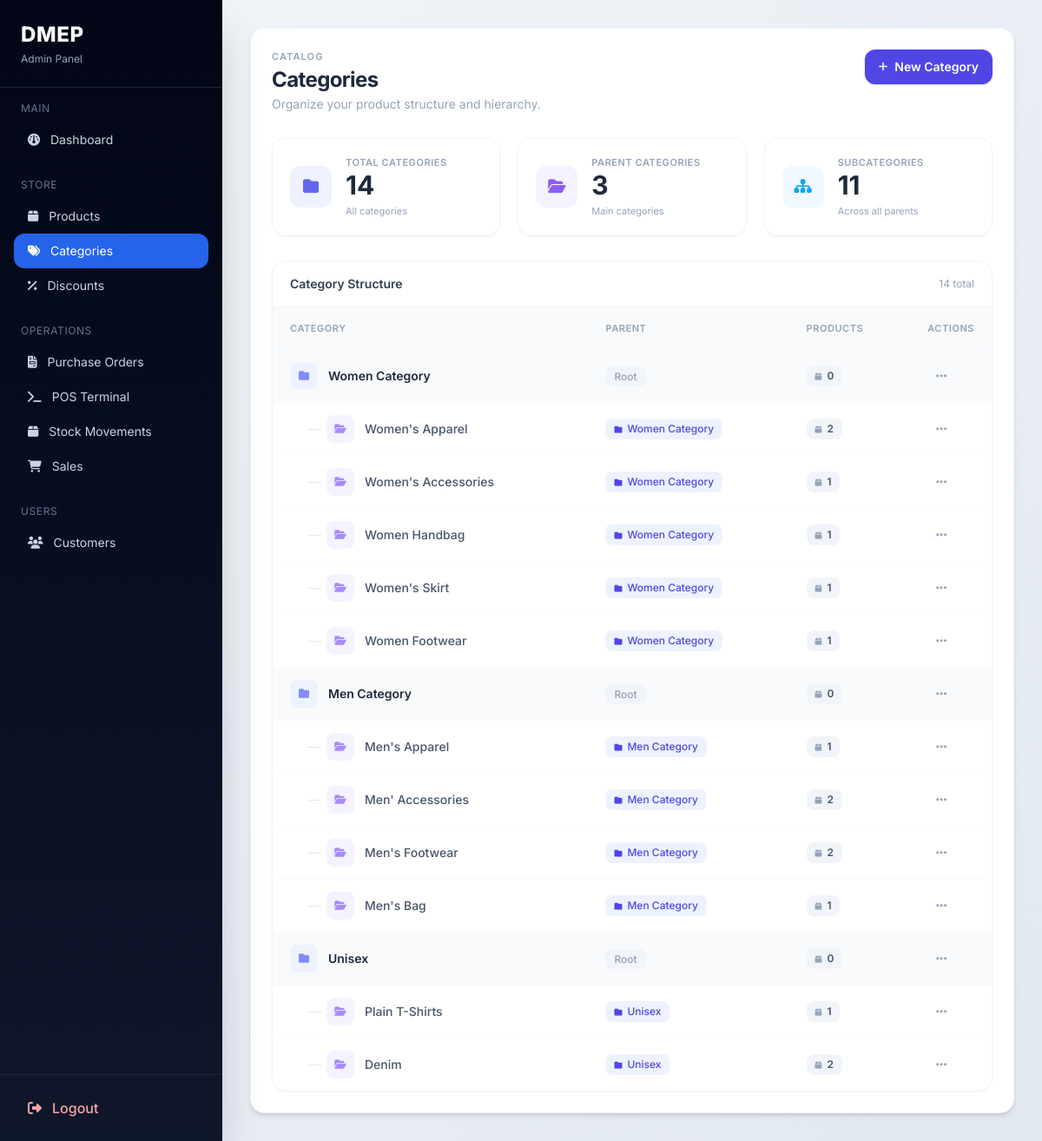
The page /admin-panel/categories/ (signed in) on the database its author committed.
### dmep/models.py (models this page shows, shortened)
class Category(models.Model):
    name = models.CharField(max_length=255)
    description = models.TextField(blank=True, null=True)
    parent = models.ForeignKey(
        'self',
        on_delete=models.CASCADE,
        null=True,
        blank=True,
        related_name='subcategories'
    )

### dmep/views/admin_views.py (the view, shortened to what this page needs)
# urls.py: path('admin-panel/categories/', admin_views.category_list, name='category_list'),
@login_required
@user_passes_test(is_admin)
def category_list(request):
    product_count = Product.objects.count()
    categories = Category.objects.all().select_related("parent").prefetch_related("subcategories", "products")
    parent_categories_count = Category.objects.filter(parent__isnull=True).count()
    subcategories_count = Category.objects.filter(parent__isnull=False).count()
    categories_with_products = sum(1 for c in categories if c.products.exists())
    empty_categories = sum(1 for c in categories if not c.products.exists())
    return render(request, "panel/categories.html", {
        "categories": categories,
        "categories_with_products": categories_with_products,
        "empty_categories": empty_categories,
        "product_count": product_count,
        "parent_categories_count": parent_categories_count,
        "subcategories_count": subcategories_count,
    })

### dmep/context_processors.py (called while the page is built)
def cart_count(request):
    cart = request.session.get('cart', {})
    total = 0
    for item in cart.values():
        if isinstance(item, dict):
            total += int(item.get("qty", 0))
        else:
            total += int(item)
    return {'cart_count': total}

### dmep/views/admin_views.py (called while the page is built)
def is_admin(user):
    return user.groups.filter(name='admin').exists()

### dmep/templates/panel/categories.html (shortened to what this page needs)
{% extends 'panel/base.html' %}
{% block content %}
<div class="fade-up flex items-start justify-between flex-wrap gap-5 mb-7">
  <div>
    <p class="text-[11px] font-semibold text-slate-400 uppercase tracking-widest mb-0.5">Catalog</p>
    <h1 class="text-2xl font-bold text-slate-800 tracking-tight">Categories</h1>
    <p class="text-sm text-slate-400 mt-0.5">Organize your product structure and hierarchy.</p>
  </div>
  <button onclick="openCreateModal()"
          class="inline-flex items-center gap-2 bg-indigo-600 hover:bg-indigo-700 active:scale-[0.97] text-white px-4 py-2.5 rounded-xl text-sm font-semibold transition-all shadow-sm shadow-indigo-200">
    <i class="fas fa-plus text-xs"></i>
    New Category
  </button>
</div>
<div class="grid grid-cols-1 sm:grid-cols-3 gap-5 mb-7">
  <div class="fade-up d1 bg-white border border-slate-100 rounded-2xl p-5 shadow-sm flex items-center gap-4">
    <div class="w-12 h-12 rounded-xl bg-indigo-50 flex items-center justify-center text-indigo-500 text-lg">
      <i class="fas fa-folder"></i>
    </div>
    <div>
      <p class="text-[11px] font-semibold text-slate-400 uppercase tracking-wider">Total Categories</p>
      <p class="text-3xl font-bold text-slate-800 leading-tight">{{ categories|length }}</p>
      <p class="text-[11px] text-slate-400 mt-0.5">All categories</p>
    </div>
  </div>
  <div class="fade-up d2 bg-white border border-slate-100 rounded-2xl p-5 shadow-sm flex items-center gap-4">
    <div class="w-12 h-12 rounded-xl bg-violet-50 flex items-center justify-center text-violet-500 text-lg">
      <i class="fas fa-folder-open"></i>
    </div>
    <div>
      <p class="text-[11px] font-semibold text-slate-400 uppercase tracking-wider">Parent Categories</p>
      <p class="text-3xl font-bold text-slate-800 leading-tight">
        {{ parent_categories_count }}
      </p>
      <p class="text-[11px] text-slate-400 mt-0.5">Main categories</p>
    </div>
  </div>
  <div class="fade-up d3 bg-white border border-slate-100 rounded-2xl p-5 shadow-sm flex items-center gap-4">
    <div class="w-12 h-12 rounded-xl bg-sky-50 flex items-center justify-center text-sky-500 text-lg">
      <i class="fas fa-sitemap"></i>
    </div>
    <div>
      <p class="text-[11px] font-semibold text-slate-400 uppercase tracking-wider">Subcategories</p>
      <p class="text-3xl font-bold text-slate-800 leading-tight">
        {{ subcategories_count }}
      </p>
      <p class="text-[11px] text-slate-400 mt-0.5">Across all parents</p>
    </div>
  </div>
</div>
<div class="fade-up bg-white border border-slate-100 rounded-2xl shadow-sm overflow-hidden">
  <div class="flex items-center justify-between px-5 py-4 border-b border-slate-100">
    <p class="text-sm font-semibold text-slate-700">Category Structure</p>
    <p class="text-xs text-slate-400">{{ categories|length }} total</p>
  </div>
  <div class="overflow-x-auto">
  <table class="w-full text-sm">
    <thead>
    <tr class="bg-slate-50 border-b border-slate-100">
      <th class="px-5 py-3.5 text-left text-[11px] font-semibold text-slate-400 uppercase tracking-wider">Category</th>
      <th class="px-5 py-3.5 text-left text-[11px] font-semibold text-slate-400 uppercase tracking-wider">Parent</th>
      <th class="px-5 py-3.5 text-left text-[11px] font-semibold text-slate-400 uppercase tracking-wider">Products</th>
      <th class="px-5 py-3.5 text-left text-[11px] font-semibold text-slate-400 uppercase tracking-wider w-16">Actions</th>
    </tr>
    </thead>
    <tbody class="divide-y divide-slate-50">
    {% for category in categories %}
    {% if not category.parent %}
    <tr class="parent-row">
      <td class="px-5 py-3.5">
        <div class="flex items-center gap-3">
          <div class="w-8 h-8 rounded-lg bg-indigo-50 flex items-center justify-center shrink-0">
            <i class="fas fa-folder text-indigo-400 text-xs"></i>
          </div>
          <span class="font-semibold text-slate-800">{{ category.name }}</span>
        </div>
      </td>
      <td class="px-5 py-3.5">
        <span class="text-xs text-slate-400 bg-slate-100 px-2.5 py-1 rounded-lg font-medium">Root</span>
      </td>
      <td class="px-5 py-3.5">
        <span class="inline-flex items-center gap-1.5 text-xs font-semibold text-slate-600 bg-slate-100 px-2.5 py-1 rounded-lg">
          <i class="fas fa-box text-[9px] text-slate-400"></i>
          {{ category.products.count }}
        </span>
      </td>
      <td class="px-5 py-3.5 relative">
        <button onclick="toggleMenu(event, '{{ category.id }}')"
                class="w-8 h-8 rounded-lg hover:bg-slate-200 flex items-center justify-center text-slate-400 hover:text-slate-700 transition-colors">
          <i class="fas fa-ellipsis-h text-sm"></i>
        </button>
      </td>
    </tr>
    {% for sub in categories %}
    {% if sub.parent.id == category.id %}
    <tr class="child-row">
      <td class="px-5 py-3.5 pl-10">
        <div class="flex items-center gap-3">
          <div class="flex items-center gap-1.5 text-slate-300">
            <div class="w-4 h-px bg-slate-200"></div>
            <div class="w-8 h-8 rounded-lg bg-violet-50 flex items-center justify-center shrink-0">
              <i class="fas fa-folder-open text-violet-400 text-xs"></i>
            </div>
          </div>
          <span class="font-medium text-slate-600">{{ sub.name }}</span>
        </div>
      </td>
      <td class="px-5 py-3.5">
        <span class="inline-flex items-center gap-1.5 text-xs font-medium text-indigo-600 bg-indigo-50 px-2.5 py-1 rounded-lg">
          <i class="fas fa-folder text-[9px]"></i>
          {{ category.name }}
        </span>
      </td>
      <td class="px-5 py-3.5">
        <span class="inline-flex items-center gap-1.5 text-xs font-semibold text-slate-600 bg-slate-100 px-2.5 py-1 rounded-lg">
          <i class="fas fa-box text-[9px] text-slate-400"></i>
          {{ sub.products.count }}
        </span>
      </td>
      <td class="px-5 py-3.5 relative">
        <button onclick="toggleMenu(event, '{{ sub.id }}')"
                class="w-8 h-8 rounded-lg hover:bg-slate-100 flex items-center justify-center text-slate-400 hover:text-slate-700 transition-colors">
          <i class="fas fa-ellipsis-h text-sm"></i>
        </button>
      </td>
    </tr>
    {% endif %}
    {% endfor %}
    {% endif %}
    {% endfor %}
    </tbody>
  </table>
  </div>
</div>
{% endblock %}

### dmep/templates/panel/categories.html (style rules this page uses)
body { font-family: 'Inter', sans-serif; }
.fade-up { animation: fadeUp 0.45s cubic-bezier(0.22,1,0.36,1) both; }
.d1 { animation-delay: 0.05s; }
.d2 { animation-delay: 0.10s; }
.d3 { animation-delay: 0.15s; }
.parent-row { background: #f8fafc; transition: background 0.15s; }
.child-row { background: #fff; transition: background 0.15s; }

### rows shown on the page
Category: name "Women Category", products.count "0"
Category: name "Women's Apparel", products.count "2"
Category: name "Women's Accessories", products.count "1"
Category: name "Women Handbag", products.count "1"
Category: name "Women's Skirt", products.count "1"
Category: name "Women Footwear", products.count "1"
Category: name "Men Category", products.count "0"
Category: name "Men's Apparel", products.count "1"
Category: name "Men' Accessories", products.count "2"
Category: name "Men's Footwear", products.count "2"
Category: name "Men's Bag", products.count "1"
Category: name "Unisex", products.count "0"
Category: name "Plain T-Shirts", products.count "1"
Category: name "Denim", products.count "2"

### other values the page prints
{{ categories|length }} "14"
{{ parent_categories_count }} "3"
{{ subcategories_count }} "11"
